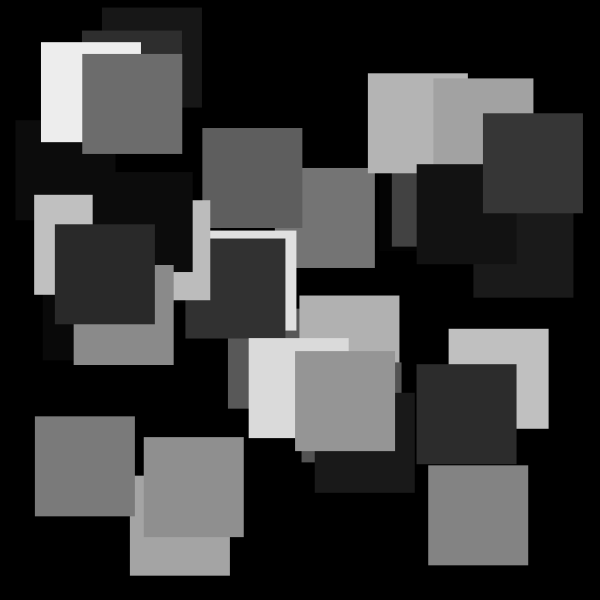
Frame 1 (no input)
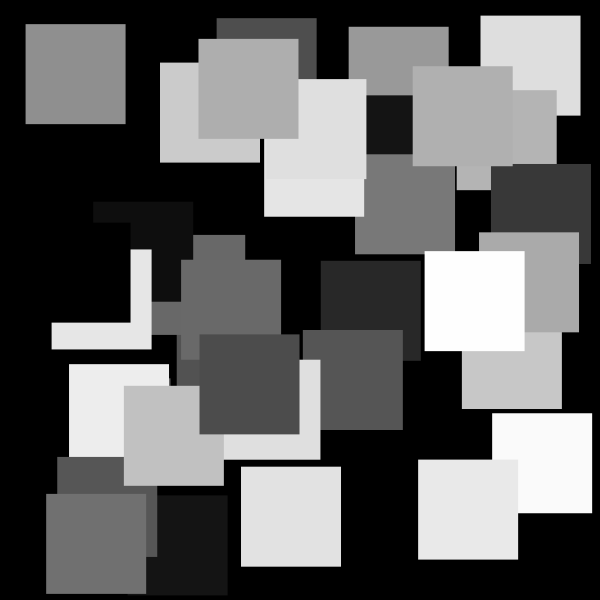
Frame 60 (the mouse pressed at the canvas centre just before this capture)
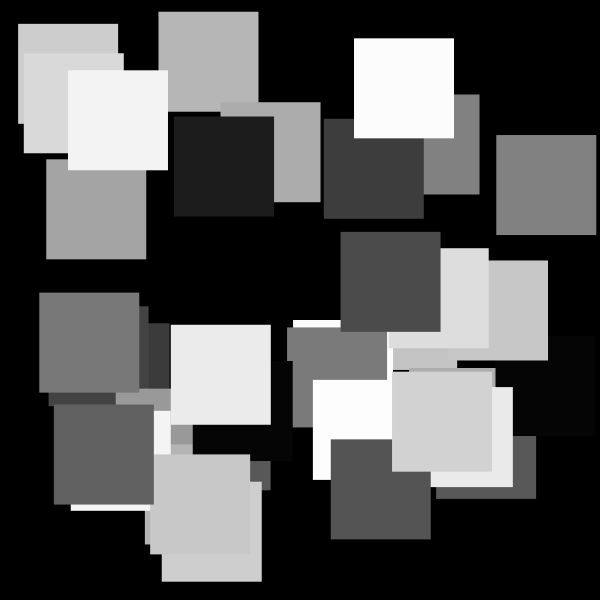
Frame 120 (the mouse held since frame 60 and released just before this capture)

The Processing sketch that drew these frames (run headless with seeded random() and noise(); from frame 60 on, the mouse is pressed at the canvas centre):

// Processing sketch: functions_02
// ── functions_02.pde
void setup() {
  size(600, 600);
  noStroke();
}

void draw() {
  background(0);
  for ( int i = 0; i < 36; i++ ) {
    drawRandomRect();
  }
}

void drawRandomRect() {
  float fillValue = random(255);
  fill ( fillValue );
  float x1 = random(width - 100); 
  float y1 = random(height - 100);
  rect(x1, y1, 100, 100);
}
